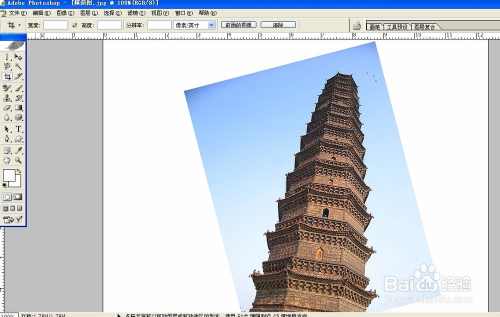
#> input picture 24-王鹏-沈阳/第四周/tower.jpeg, 500 x 317 px
$ python perspective.py
#> lines starting #> are read from the running program, lines starting #| are printed output that depends on the picture
import cv2
import numpy as np
if __name__ == "__main__":
    img = cv2.imread("tower.jpeg")
#> img is the input picture: shape (317, 500, 3); mean B, G, R 213.5, 206.6, 201.8
    # cv2.imshow("input", img)
    # cv2.waitKey(0)
    w, h, _ = img.shape
#> w = 317; h = 500
    src = np.float32([[180,94],[377,39],[242,312],[436,265]])
    dis = np.float32([[0,0],[w,0],[0,h],[w,h]])
#> dis = [[0, 0], [317, 0], [0, 500], [317, 500]]
    matrix = cv2.getPerspectiveTransform(src,dis)
    result = cv2.warpPerspective(img,matrix,(w,h))
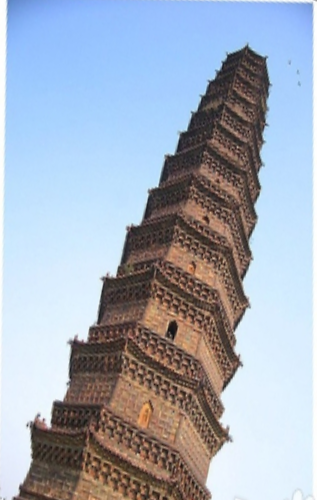
#> result: shape (500, 317, 3); mean B, G, R 186.6, 171.6, 162
    cv2.imshow("input",img)
    cv2.imshow("output",result)
    cv2.waitKey(0)
